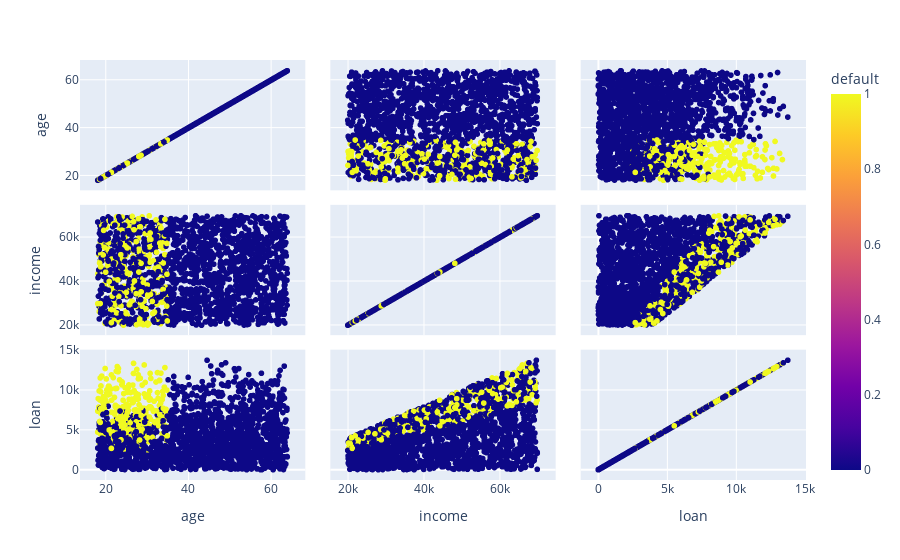

Notebook code cell kept with this figure:
### Code cell
# gera uma matriz de dispersão considerando a permutação de todas as dimensões envolvidas
# utiliza a cor para identificar as diferentes classes da coluna alvo
# imprime novamente agora sem os dados com idade negativa
graph = px.scatter_matrix(credit_data, dimensions=['age', 'income', 'loan'], color='default')
graph.show()

### Figure 1 — Plotly figure (JSON) as saved in the notebook; plotly's stock layout.template omitted (floating-point values rounded to 4 significant figures; data arrays with more than 128 entries replaced by an {"elided": "..."} marker saying what was removed)
{"data": [{"dimensions": [{"axis": {"matches": true}, "label": "age", "values": {"elided": "2000 float values"}}, {"axis": {"matches": true}, "label": "income", "values": {"elided": "2000 float values"}}, {"axis": {"matches": true}, "label": "loan", "values": {"elided": "2000 float values"}}], "hovertemplate": "%{xaxis.title.text}=%{x}<br>%{yaxis.title.text}=%{y}<br>default=%{marker.color}<extra></extra>", "legendgroup": "", "marker": {"color": {"elided": "2000 int values"}, "coloraxis": "coloraxis", "symbol": "circle"}, "name": "", "showlegend": false, "type": "splom"}], "layout": {"coloraxis": {"colorbar": {"title": {"text": "default"}}, "colorscale": [[0, "#0d0887"], [0.1111, "#46039f"], [0.2222, "#7201a8"], [0.3333, "#9c179e"], [0.4444, "#bd3786"], [0.5556, "#d8576b"], [0.6667, "#ed7953"], [0.7778, "#fb9f3a"], [0.8889, "#fdca26"], [1, "#f0f921"]]}, "dragmode": "select", "legend": {"tracegroupgap": 0}, "margin": {"t": 60}}}
